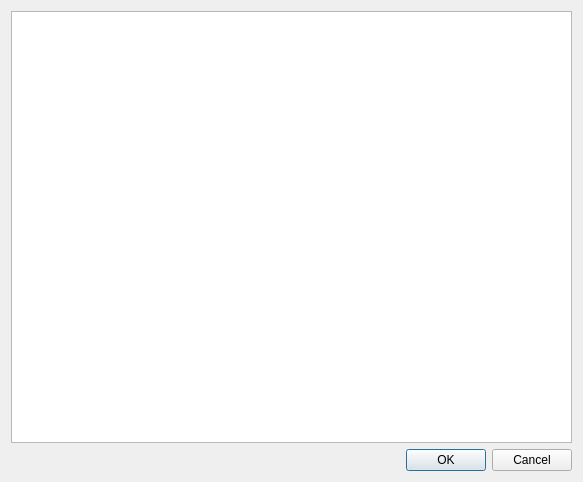
<?xml version="1.0" encoding="UTF-8"?>
<ui version="4.0">
 <class>MultilineEditor</class>
 <widget class="QWidget" name="MultilineEditor">
  <property name="windowModality">
   <enum>Qt::WindowModal</enum>
  </property>
  <property name="geometry">
   <rect>
    <x>0</x>
    <y>0</y>
    <width>583</width>
    <height>482</height>
   </rect>
  </property>
  <property name="windowTitle">
   <string>Multiline editor</string>
  </property>
  <layout class="QVBoxLayout" name="verticalLayout">
   <item>
    <widget class="QPlainTextEdit" name="editor">
     <property name="tabChangesFocus">
      <bool>true</bool>
     </property>
    </widget>
   </item>
   <item>
    <layout class="QHBoxLayout" name="horizontalLayout">
     <item>
      <spacer name="horizontalSpacer">
       <property name="orientation">
        <enum>Qt::Horizontal</enum>
       </property>
       <property name="sizeHint" stdset="0">
        <size>
         <width>40</width>
         <height>20</height>
        </size>
       </property>
      </spacer>
     </item>
     <item>
      <widget class="QPushButton" name="ok">
       <property name="text">
        <string>OK</string>
       </property>
       <property name="default">
        <bool>true</bool>
       </property>
      </widget>
     </item>
     <item>
      <widget class="QPushButton" name="cancel">
       <property name="text">
        <string>Cancel</string>
       </property>
      </widget>
     </item>
    </layout>
   </item>
  </layout>
 </widget>
 <resources>
  <include location="QtIcons.qrc"/>
 </resources>
 <connections/>
</ui>
